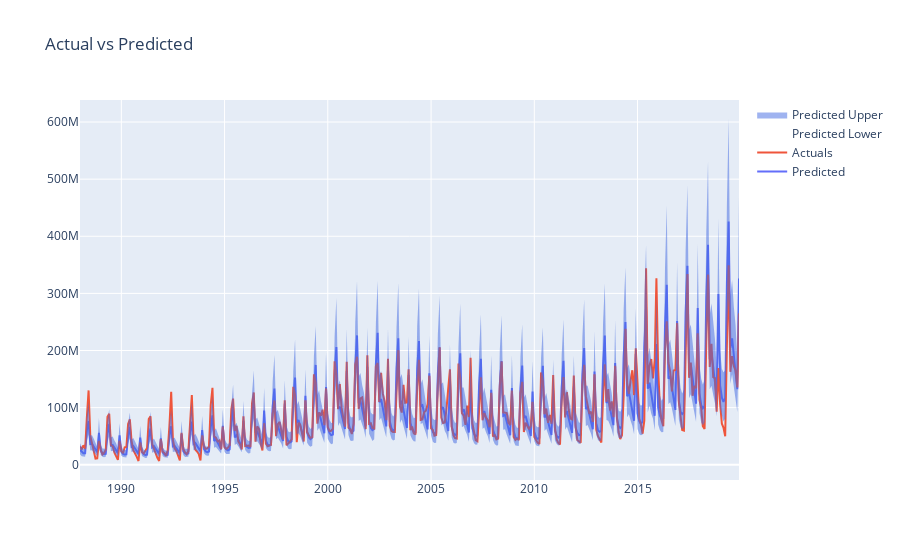

Source (notebook cell):
### Markdown cell above
#### Visualise Actuals vs Prediction

### Code cell
## plot predicted values against actuals, for test range (2018 and 2019 only)
fig = go.Figure()
x_vals1 = df_year_filter(model_eval_exp, 1988, 2019)['ds']


# fig = px.line(preds, title='prediction vs actual', )
fig.add_trace(go.Scatter(
    x=x_vals1,
    y= model_eval_exp['y-predicted'], name = 'Predicted'
))
fig.add_trace(go.Scatter(
    x=x_vals1,
    y= model_eval_exp['y-actual'], name = 'Actuals'
))

fig.update_layout(title='Actual vs Predicted')

fig.add_trace(go.Scatter(x=x_vals1, y=model_eval_exp['yhat_upper'],
    fill=None,
    mode='lines',
    line_color='royalblue',line_width=0, name='Predicted Lower'
    ))
fig.add_trace(go.Scatter(
    x=x_vals1, y=model_eval_exp['yhat_lower'],
    fill='tonexty', # fill area between trace0 and trace1
    mode='lines', line_color='royalblue', line_width=0, name='Predicted Upper'))

fig.show()

### Figure 1 — Plotly figure (JSON) as saved in the notebook; plotly's stock layout.template omitted (floating-point values rounded to 4 significant figures; data arrays with more than 128 entries replaced by an {"elided": "..."} marker saying what was removed)
{"data": [{"name": "Predicted", "type": "scatter", "x": {"elided": "384 str values"}, "y": {"elided": "384 float values"}}, {"name": "Actuals", "type": "scatter", "x": {"elided": "384 str values"}, "y": {"elided": "384 float values"}}, {"line": {"color": "royalblue", "width": 0}, "mode": "lines", "name": "Predicted Lower", "type": "scatter", "x": {"elided": "384 str values"}, "y": {"elided": "384 float values"}}, {"fill": "tonexty", "line": {"color": "royalblue", "width": 0}, "mode": "lines", "name": "Predicted Upper", "type": "scatter", "x": {"elided": "384 str values"}, "y": {"elided": "384 float values"}}], "layout": {"autosize": true, "title": {"text": "Actual vs Predicted"}, "xaxis": {"autorange": true, "range": ["1988-01-01", "2019-12-01"], "type": "date"}, "yaxis": {"autorange": true, "range": [-26750000.0, 638600000.0], "type": "linear"}}}
